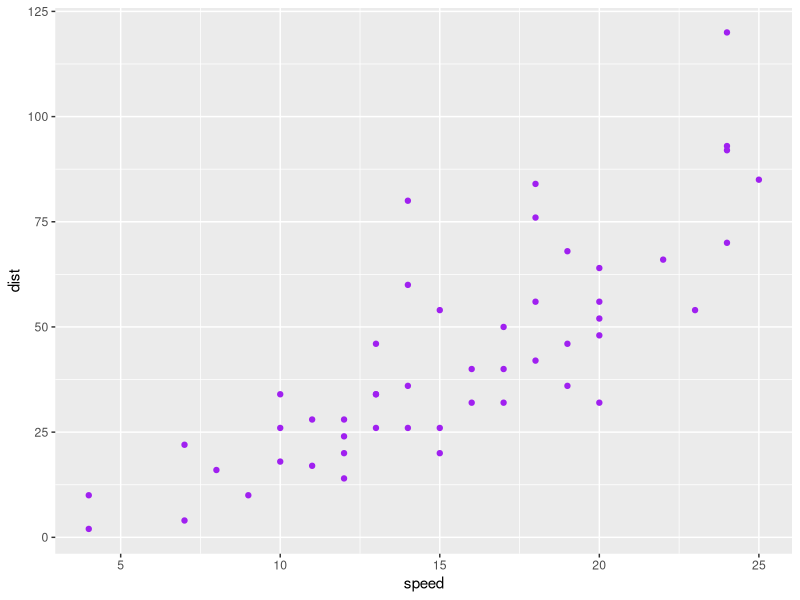

The R source for this figure:
## ---- chunk 1
knitr::opts_chunk$set(echo = TRUE, message = FALSE, warning = FALSE, cache = TRUE)

library(ggplot2)

## ---- chunk 2
ggplot(data = 
         cars, aes(x = speed, y = dist)) + 
  geom_point(color = "purple")
